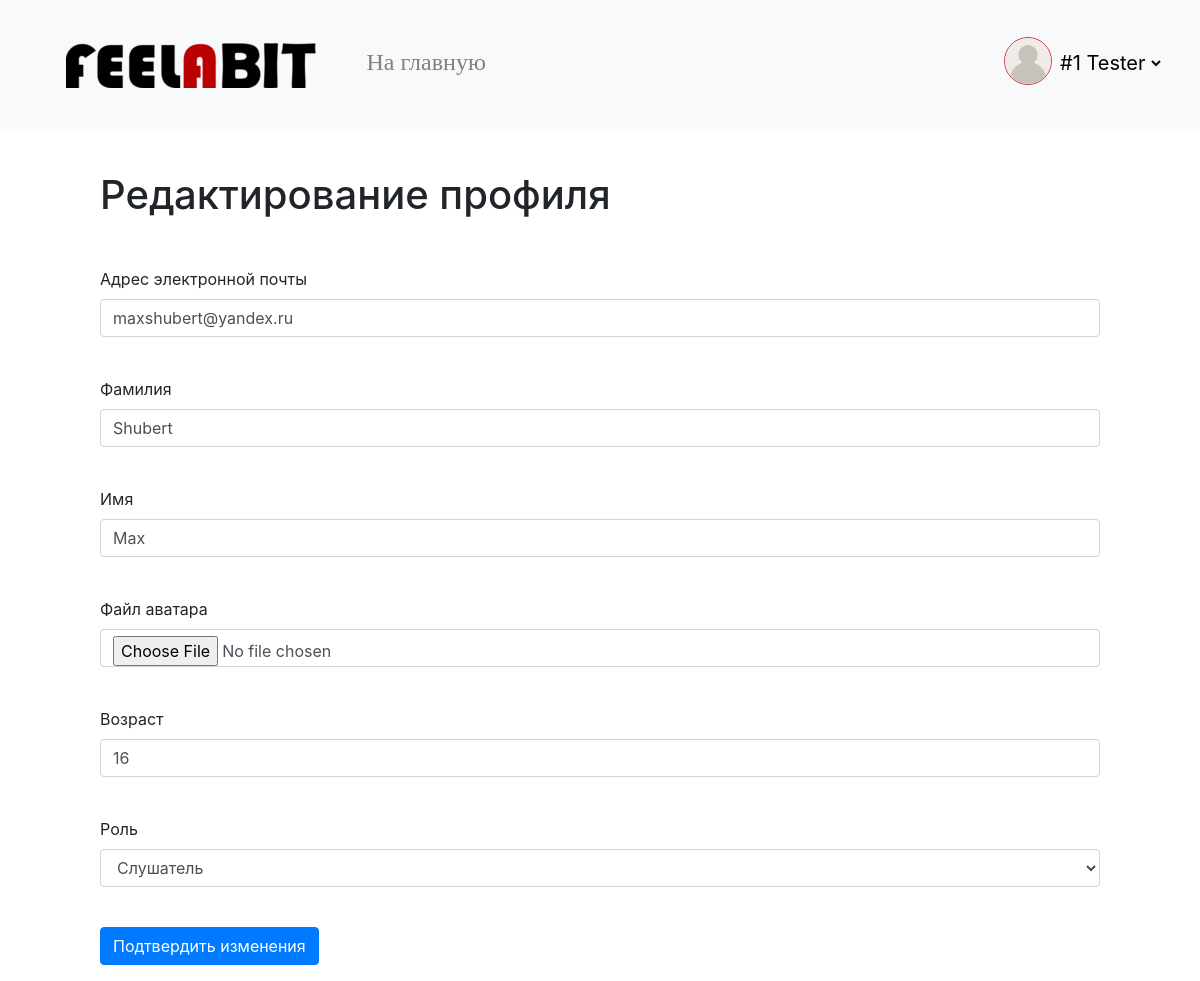
Before: /user/1/edit (signed in) with the older database file.
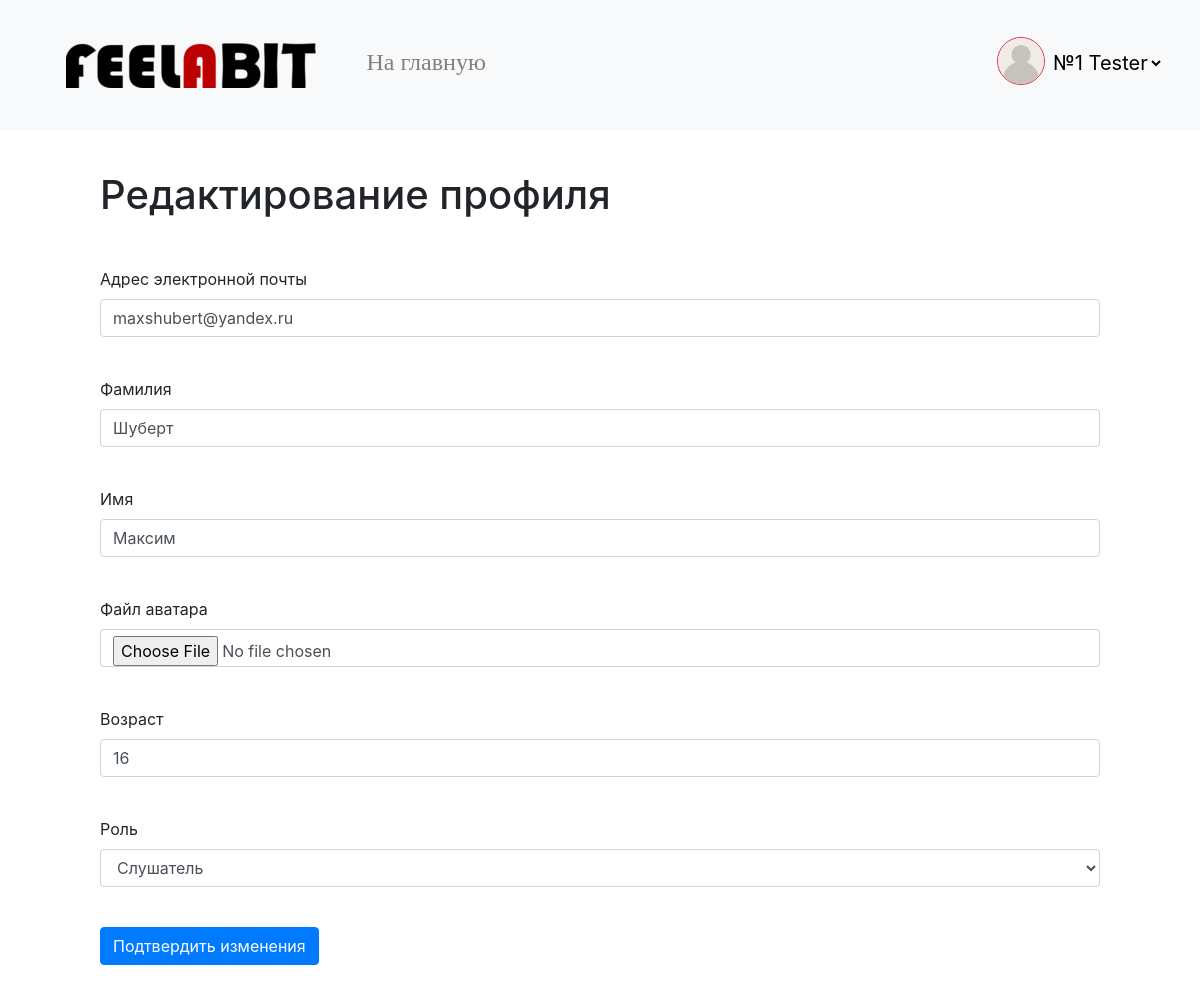
After: the same page with the newer database file.
### data/users.py (models this page shows, shortened)
class User(SqlAlchemyBase, UserMixin, SerializerMixin):
    __tablename__ = 'users'
    id = sqlalchemy.Column(sqlalchemy.Integer, primary_key=True, autoincrement=True)
    surname = sqlalchemy.Column(sqlalchemy.String, nullable=True)
    name = sqlalchemy.Column(sqlalchemy.String, nullable=True)
    role = sqlalchemy.Column(sqlalchemy.String, nullable=True)
    email = sqlalchemy.Column(sqlalchemy.String, index=True, unique=True, nullable=True)
    age = sqlalchemy.Column(sqlalchemy.Integer, nullable=True)
    avatar_img = sqlalchemy.Column(sqlalchemy.String, default='/static/img/user.png')
    hashed_password = sqlalchemy.Column(sqlalchemy.String, nullable=True)
    modified_date = sqlalchemy.Column(sqlalchemy.DateTime, default=datetime.datetime.now)
    register_date = sqlalchemy.Column(sqlalchemy.DateTime, default=datetime.datetime.now)

### main.py (the view, shortened to what this page needs)
@app.route('/user/<int:user_id>/edit', methods=['GET', 'POST'])
def user_edit(user_id):
    form = EditInfoForm()
    if request.method == "GET":
        db_sess = db_session.create_session()
        user = db_sess.query(User).filter(User.id == user_id).first()
        if user:
            form.email.data = user.email
            form.surname.data = user.surname
            form.name.data = user.name
            form.age.data = user.age
            form.role.data = user.role
        else:
            abort(404)
    return render_template('register.html',
                           title='Редактирование профиля',
                           form=form, mode='edit')

### forms/user_forms.py
class EditInfoForm(FlaskForm):
    email = EmailField('Адрес электронной почты', validators=[DataRequired()])
    avatar_img = FileField('Файл аватара',
                           validators=[FileAllowed(['png', 'jpg', 'jpeg'],
                                                   'Для загрузки картинки аватара доступны '
                                                   'только форматы PNG и JPG/JPEG')])
    surname = StringField('Фамилия', validators=[DataRequired()])
    name = StringField('Имя', validators=[DataRequired()])
    age = IntegerField('Возраст', validators=[DataRequired()])
    role = SelectField('Роль', choices=[(2, 'Слушатель'), (3, 'Музыкант')], validators=[DataRequired()])
    submit = SubmitField('Подтвердить изменения')

### data/db_session.py (called while the page is built)
def create_session() -> Session:
    global __factory
    return __factory()

### main.py (called while the page is built)
@login_manager.user_loader
def load_user(user_id):
    db_sess = db_session.create_session()
    return db_sess.query(User).get(user_id)

### templates/register.html (shortened to what this page needs)
{% extends "base.html" %}
{% block content %}
{% if mode == 'register' %}
    <h1 style="padding-top:40px;padding-bottom:40px">Регистрация</h1>
{% else %}
    <h1 style="padding-top:40px;padding-bottom:40px">Редактирование профиля</h1>
{% endif %}
<form action="" method="post" novalidate enctype=multipart/form-data>
    <p>
        {{ form.email.label }}<br>
        {{ form.email(class="form-control", type="email") }}<br>
    </p>
    <p>
        {{ form.surname.label }}<br>
        {{ form.surname(class="form-control") }}<br>
    </p>
    <p>
        {{ form.name.label }}<br>
        {{ form.name(class="form-control") }}<br>
    </p>
    <p>
        {{ form.avatar_img.label }}<br>
        {{ form.avatar_img(class="form-control") }}<br>
    </p>
    <p>
        {{ form.age.label }}<br>
        {{ form.age(class="form-control") }}<br>
    </p>
    <p>
        {{ form.role.label }}<br>
        {{ form.role(class="form-control") }}<br>
    </p>
    <p>{{ form.submit(type="submit", class="btn btn-primary") }}</p>
</form>
{% endblock %}

### templates/base.html (shortened to what this page needs)
<!doctype html>
<html lang="en" xmlns:padding-left="http://www.w3.org/1999/xhtml" xmlns:padding-right="http://www.w3.org/1999/xhtml">
<head>
    <link rel="stylesheet"
          href="https://stackpath.bootstrapcdn.com/bootstrap/4.4.1/css/bootstrap.min.css"
>
    <link rel="stylesheet" type="text/css" href="/static/css/style.css" />
</head>
<body>
<header>
    <nav class="navbar navbar-light bg-light">
        <div>
            <a href="/"><img src="/static/img/feel_logo.png" hspace="50" vspace="30" class="navbar-brand"/></a>
            <a href="/main" style="margin-left: 30px"><font size="5" face="Trebuchet MS" color="grey">На главную</font></a>
        </div>
        {% if current_user.is_authenticated %}
            <div>
                <img src="{{ current_user.avatar_img }}" width="48px" height="48px"
                     class="border rounded-circle border-danger" style="margin-bottom: 10px"/>
                <select style="border: 0px;font-size: 20px;margin-right: 20px" class="bg-light" onChange="window.location.href=this.value">
                    <option selected disabled hidden>{{ current_user.name }} {{ current_user.surname }}</option>
                </select>
            </div>
        {% else %}
            <p>
                <a class="btn btn-primary " href="/register">Зарегистрироваться</a>
                <a class="btn btn-success" href="/login">Войти</a>
            </p>
        {% endif %}
    </nav>
</header>
<div style="margin-left: 100px;margin-right: 100px">
    {% block content %}{% endblock %}
</div>
</body>
</html>

Changed rows visible on the page:
changed User: name "#1 Tester" → "№1 Tester"
changed User "maxshubert@yandex.ru": surname "Shubert" → "Шуберт"; name "Max" → "Максим"
